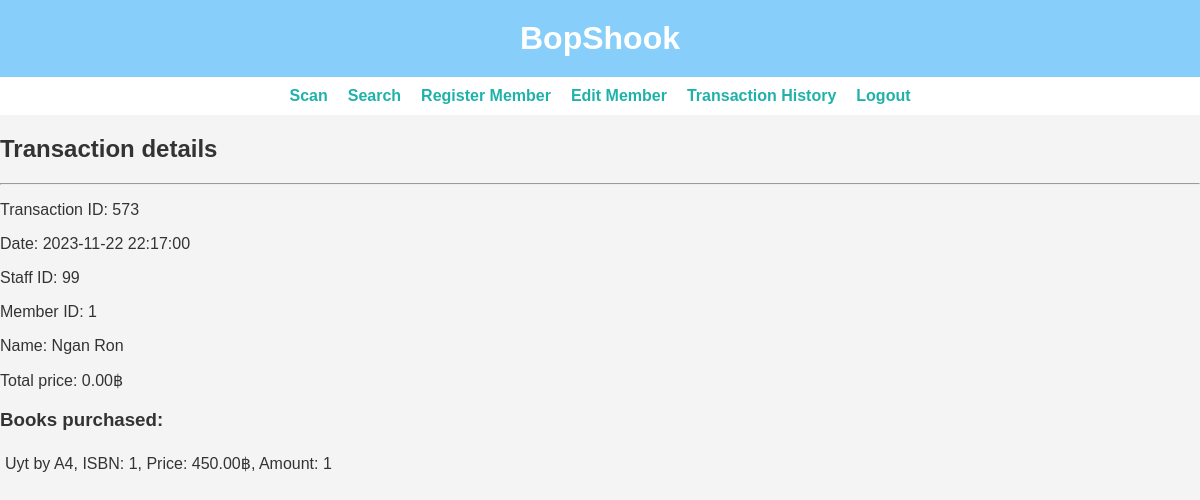
Screenshot of /Bokshoop/transaction_detail.php?transaction_id=573 (signed in) with the database file from the repository.
### tables this page shows
CREATE TABLE `transaction` (
  `transaction_id` int(11) NOT NULL,
  `staff_id` int(11) NOT NULL,
  `member_id` int(11) DEFAULT NULL,
  `totalprice` decimal(8,2) NOT NULL DEFAULT '0.00',
  `transaction_time` timestamp NOT NULL DEFAULT CURRENT_TIMESTAMP
);

CREATE TABLE `member` (
  `member_id` int(11) NOT NULL,
  `member_name` varchar(255) NOT NULL,
  `point` int(11) NOT NULL DEFAULT '0',
  `dob` date NOT NULL,
  `tel_no` varchar(15) DEFAULT NULL
);

CREATE TABLE `transaction_detail` (
  `transaction_id` int(11) NOT NULL,
  `isbn` varchar(13) NOT NULL,
  `amount` int(11) NOT NULL DEFAULT '1'
);

CREATE TABLE `stock` (
  `isbn` varchar(13) NOT NULL,
  `book_title` varchar(255) NOT NULL,
  `author` varchar(255) NOT NULL,
  `category` varchar(255) NOT NULL,
  `price` decimal(5,2) NOT NULL DEFAULT '0.00',
  `amount` int(11) NOT NULL DEFAULT '0'
);

### Bokshoop/transaction_detail.php (the view, shortened to what this page needs)
<?php
require_once("connect.php");
require_once("main.php");
?>
        <h2>Transaction details</h2>
        <hr>
        <?php
        if (isset($_GET['transaction_id'])) {
            $transactionId = $_GET['transaction_id'];
            $transactionDetailQuery = "SELECT td.amount, s.book_title, s.author, s.category, s.isbn, s.price
                                    FROM transaction_detail td
                                    INNER JOIN stock s ON td.isbn = s.isbn
                                    WHERE td.transaction_id = '$transactionId'";
            $transactionDetailResult = mysqli_query($connection, $transactionDetailQuery);
            $transactionQuery = "SELECT t.*, m.member_name
                                FROM transaction t
                                LEFT JOIN member m ON t.member_id = m.member_id
                                WHERE t.transaction_id = '$transactionId'";
            $transactionResult = mysqli_query($connection, $transactionQuery);
            if ($transactionResult && mysqli_num_rows($transactionResult) > 0) {
                $transaction = mysqli_fetch_assoc($transactionResult);
                if ($transaction['member_id'] == null){
                    $tranMem = "None";
                }
                else {
                    $tranMem = $transaction['member_id'];
                }
                echo "<p>Transaction ID: {$transaction['transaction_id']}</p>";
                echo "<p>Date: {$transaction['transaction_time']}</p>";
                echo "<p>Staff ID: {$transaction['staff_id']}</p>";
                echo "<p>Member ID: {$tranMem}</p>";
                if ($tranMem!="None"){
                    echo "<p>Name: {$transaction['member_name']}</p>";
                }
                echo "<p>Total price: {$transaction['totalprice']}฿</p>";
                if ($transactionDetailResult && mysqli_num_rows($transactionDetailResult) > 0) {
                    echo '<h3>Books purchased:</h3>';
                    echo '<ul style="display: flex; flex-direction: column;">';
                    while ($book = mysqli_fetch_assoc($transactionDetailResult)) {
                        echo '<li style = "margin: 5px;">';
                        echo "{$book['book_title']} by {$book['author']}, ISBN: {$book['isbn']}, Price: {$book['price']}฿, Amount: {$book['amount']}";
                        echo '</li>';
                    }
                    echo '</ul>';
                } else {
                    echo "No books purchased in this transaction yet.";
                }
            } else {
                echo "Transaction details not found.";
            }
        } else {
            echo "Transaction ID not provided.";
        }
        ?>
</body>

### Bokshoop/main.php (style rules this page uses)
body { font-family: 'Arial', sans-serif; margin: 0; padding: 0; background-color: #f4f4f4; color: #333; }
ul { list-style: none; padding: 0; margin: 0; display: flex; justify-content: center; }
li { margin: 0 10px; }

### rows the page displays
transaction: transaction_id "573", transaction_time "2023-11-22 22:17:00", staff "99", member "1", member.member_name "Ngan Ron", totalprice "0.00"
transaction_detail: isbn.book_title "Uyt", isbn.author "A4", isbn.isbn "1", isbn.price "450.00", amount "1"
